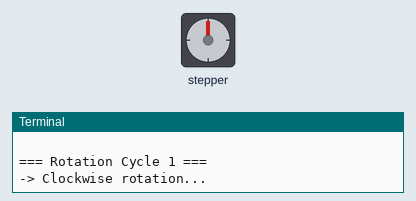
A program run on a simulated Raspberry Pi (BCM pin numbers). Shown: stepper motor, the last lines printed to the terminal. The stepper is drawn at 2048 steps a turn.

Above: at 0.05 s.
At 2.25 s:
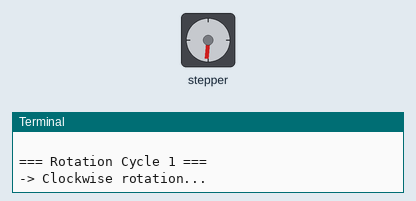
At 4.5 s:
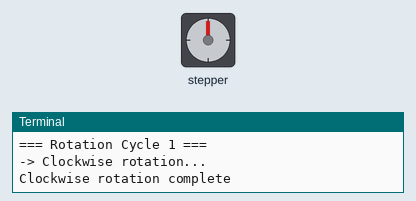
At 8.95 s:
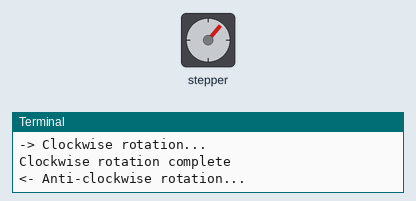
Timing chart, 0 to 13.2 s (numbered marks = the images above):
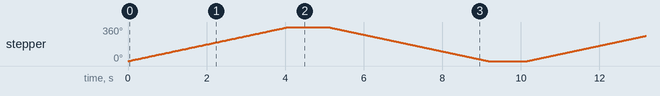

The program:

1.3.3_StepperMotor.py
```python
#!/usr/bin/env python3
"""
28BYJ-48 Stepper Motor Control - Python version matching C implementation

This implementation replicates the C code's features:
1. 8-step half-step sequence for smoother rotation
2. Accurate step calculations (4096 steps per revolution)
3. Automatic continuous rotation
4. Precise speed control based on target RPM
"""

import RPi.GPIO as GPIO
import time

# Define the GPIO pins connected to the ULN2003 driver for the stepper motor
MOTOR_PINS = [18, 23, 24, 25]
NUM_MOTOR_PINS = len(MOTOR_PINS)

# 8-step half-step sequence for 28BYJ-48 motor (smoother rotation)
# This provides smoother rotation and more steps per revolution than 4-step mode
HALF_STEP_SEQUENCE = [
    [1, 0, 0, 0],
    [1, 1, 0, 0],
    [0, 1, 0, 0],
    [0, 1, 1, 0],
    [0, 0, 1, 0],
    [0, 0, 1, 1],
    [0, 0, 0, 1],
    [1, 0, 0, 1]
]

# Motor specifications
# The 28BYJ-48 motor has a gear ratio of ~64:1 and takes 64 steps per internal
# revolution in half-step mode. So, one full output revolution is 64 * 64 = 4096 steps.
STEPS_PER_REVOLUTION = 4096

# Speed configuration
TARGET_RPM = 15
# Calculate delay for target RPM (converted from microseconds to seconds)
STEP_DELAY = (60.0 / STEPS_PER_REVOLUTION / TARGET_RPM)

# Global step tracking
current_step = 0

def set_step(step):
    """
    Sets the motor pins to a specific step in the sequence.
    Parameters: step - The step number (0-7) in the half-step sequence.
    """
    for i in range(NUM_MOTOR_PINS):
        GPIO.output(MOTOR_PINS[i], HALF_STEP_SEQUENCE[step][i])

def rotate_steps(steps, clockwise):
    """
    Rotates the motor by a given number of steps in a specified direction.
    Parameters:
        steps - The number of steps to rotate
        clockwise - True for clockwise, False for anti-clockwise
    """
    global current_step
    step_increment = 1 if clockwise else -1

    for i in range(steps):
        current_step = (current_step + step_increment) % 8
        set_step(current_step)
        time.sleep(STEP_DELAY)

def setup_stepper():
    """
    Initializes GPIO pins for the stepper motor.
    Returns: 0 on success, 1 on failure.
    """
    try:
        GPIO.setwarnings(False)
        GPIO.setmode(GPIO.BCM)

        for pin in MOTOR_PINS:
            GPIO.setup(pin, GPIO.OUT)
            GPIO.output(pin, GPIO.LOW)  # Initialize all pins to LOW

        print("Stepper motor GPIO setup successful!")
        print(f"Motor pins: {MOTOR_PINS}")
        print(f"Steps per revolution: {STEPS_PER_REVOLUTION}")
        print(f"Target RPM: {TARGET_RPM}")
        print(f"Step delay: {STEP_DELAY:.6f} seconds")
        return 0

    except Exception as e:
        print(f"Failed to setup stepper motor: {e}")
        return 1

def continuous_rotation():
    """
    Main rotation loop - automatically alternates between clockwise and anti-clockwise.
    This function runs indefinitely until interrupted.
    """
    try:
        cycle_count = 0

        while True:
            cycle_count += 1
            print(f"\n=== Rotation Cycle {cycle_count} ===")

            # Rotate one full revolution clockwise
            print("-> Clockwise rotation...")
            rotate_steps(STEPS_PER_REVOLUTION, True)
            print("Clockwise rotation complete")
            time.sleep(1)  # Pause for 1 second

            # Rotate one full revolution anti-clockwise
            print("<- Anti-clockwise rotation...")
            rotate_steps(STEPS_PER_REVOLUTION, False)
            print("Anti-clockwise rotation complete")
            time.sleep(1)  # Pause for 1 second

    except KeyboardInterrupt:
        print("\nStepper motor rotation interrupted by user")
        raise  # Re-raise to be handled by main()

def destroy():
    """
    Clean up function for GPIO resources.
    Ensures all motor pins are turned off and GPIO is properly cleaned up.
    """
    try:
        # Turn off all motor pins
        for pin in MOTOR_PINS:
            GPIO.output(pin, GPIO.LOW)

        GPIO.cleanup()
        print("Stepper motor stopped and GPIO cleaned up")

    except Exception as e:
        print(f"Error during cleanup: {e}")

def main():
    """
    Main function - matches C code structure.
    Returns: Integer status code. 0 for success, 1 for error.
    """
    print("28BYJ-48 Stepper Motor Control")
    print("Rotating one full revolution clockwise, then one anti-clockwise")
    print("Press Ctrl+C to stop...")

    # Initialize the stepper motor
    if setup_stepper() != 0:
        return 1  # Exit if setup fails

    try:
        # Start continuous rotation
        continuous_rotation()

    except KeyboardInterrupt:
        print("\nProgram interrupted by user")
        destroy()
        return 0

    except Exception as e:
        print(f"An error occurred: {e}")
        destroy()
        return 1

if __name__ == '__main__':
    exit_code = main()
    exit(exit_code)
```

Measured:
- by itself, stepper: turns 360° clockwise in 4.1 s, then 360° counter-clockwise in 4.1 s, repeating every 10.1 s
